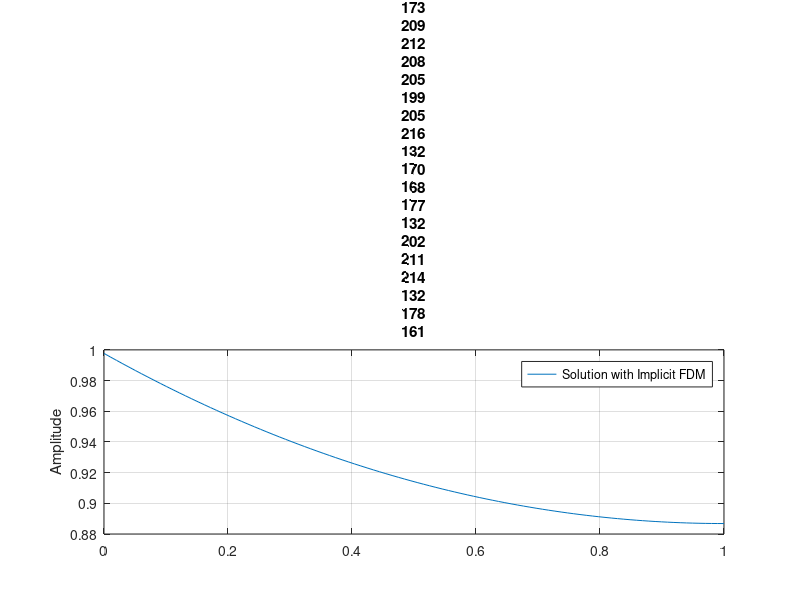
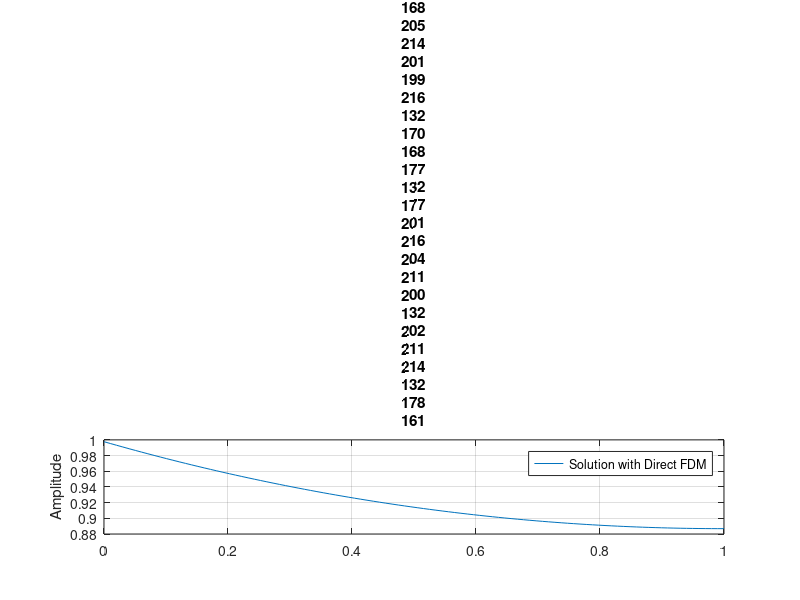
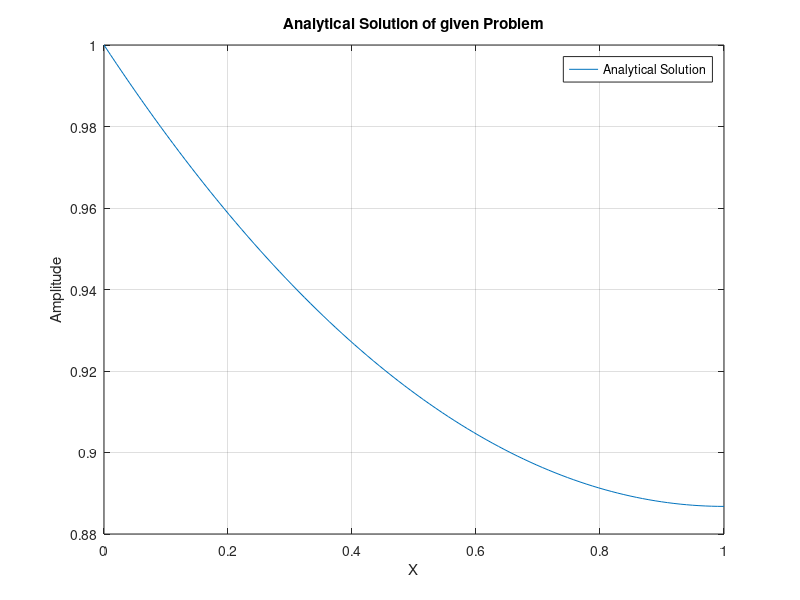

The MATLAB script that drew these images, in order:
clear; clc; close all;

%% Init:
N=100;
Max_iter=10;
Phi = 0.5;
h = 1e-2;


A = zeros(N,N) ;
Y = zeros(Max_iter,N);
%% Boundary Condition
B = zeros(N,1);
B(1,1) = -1;
cntr =0;


for i=1:N
        for j=1:N

            if i==N
                A(i,:) = [zeros(1,N-2) , 2 , -2-(h*Phi)^2 ] ;
            elseif i==1 
                A(i,:) = [ -2-(h*Phi)^2,1,zeros(1,N-2)  ]  ;
            else 
                A(i,:) = [ zeros(1,i-2) , 1, -2-(h*Phi)^2  ,1    , zeros(1,N-(i-2)-3)    ] ;
            end
        
        end
end

Y(:,:,1) = 1;
Y(end,:,:)  = inv( A )*B;



%% Plotting the result:

X = linspace(0,1,N);

figure()

plot(X,Y(end,:))
title("Implicit FDM for N="+N)
grid on
xlabel("")
ylabel("Amplitude")
legend("Solution with Implicit FDM")


%% Second Method

Y_dir = zeros(Max_iter,N);

while(1)

    cntr = cntr+1;
    for i=1:N
        
            if i==N
                Y_dir(N) = 2*Y_dir(N-1)/(2+(h*Phi)^2 ) ;
            elseif i==1
                Y_dir(1) = (1+Y_dir(2))/(2+(h*Phi)^2 ) ;
            else
                Y_dir(i) = (Y_dir(i-1)+Y_dir(i+1))/(2+(h*Phi)^2 ) ;
            end
        
    end
    
%     Y(cntr,:) = inv( A )*B;

    if(cntr==Max_iter)
        break;
    end

end

%% Plotting the result: Y_dir

X = linspace(0,1,N);

figure()

plot(X,Y(end,:))
title("Direct FDM Method for N="+N)
grid on
xlabel("")
ylabel("Amplitude")
legend("Solution with Direct FDM")



%% Analytical Solution:
c1= 0.2689 ; c2 = 0.7311 ;
x_anal = linspace(0,1,N) ;
Y_anal = c1*exp(x_anal/2)+c2*exp(-x_anal/2) ;

figure()
plot(x_anal,Y_anal)
grid on
legend("Analytical Solution")
ylabel("Amplitude")
xlabel("X")
title("Analytical Solution of given Problem")
